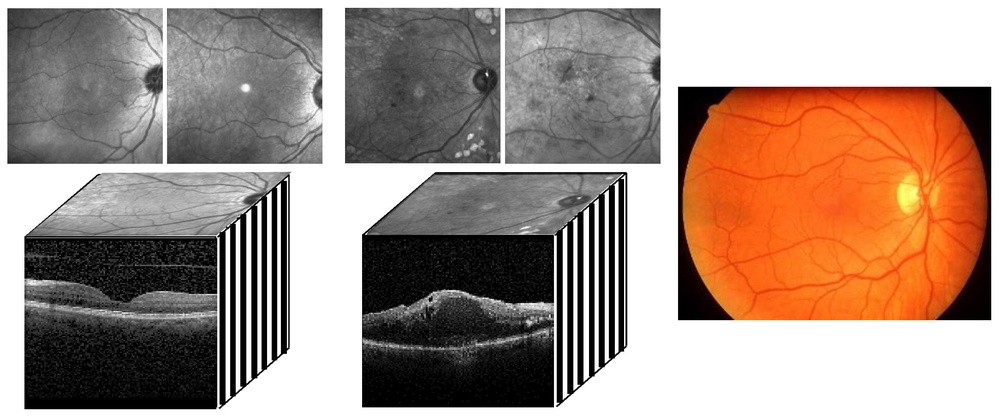
%> input picture Images/Retinal_Images.jpg, 1000 x 418 px, shrunk from 2168 x 906 before the run
$ octave --eval "result = Thickness_ROI(imread('../../Images/Retinal_Images.jpg'));"   (GNU Octave 9; MATLAB toolbox functions it lacks are replaced by stand-ins)
%> lines starting %> are read from the running program, lines starting %| are printed output that depends on the picture
function [ROI,Thick] = Thickness_ROI(BW)

% Finde Region Of Intrest from binary mask of OCT
% and Compute Thickness of ROI

% BW = Binary mask of OCT
% ROI = Region Of Intrest from BW (ROI=CL+OSL+VM+PRE = LAYER 8,9,10,12
%       In PRE.png picture)
% Thick = Thickness of ROI

se_c = strel('disk',5);
BW2 = imclose(BW,se_c);
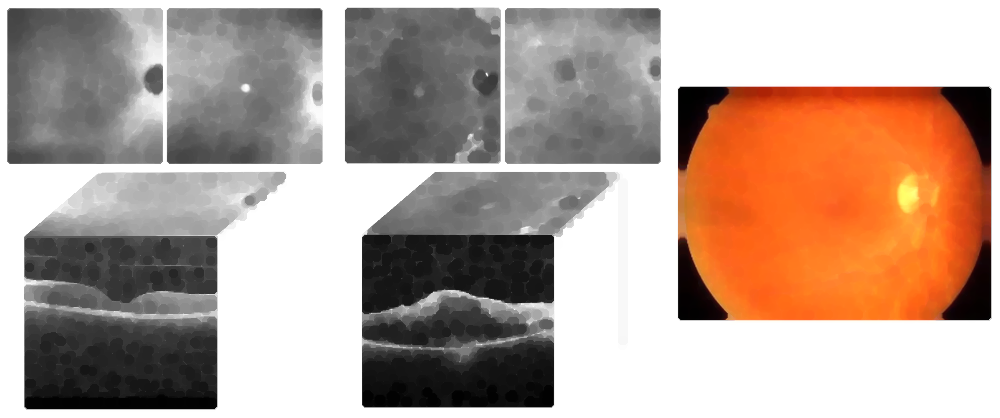
%> BW2: size 418x1000x3 uint8; mean R, G, B 180.1, 159, 147.3
BW2(1:end,1:5)=1;
BW2(1:end,end-4:end)=1;
BW2(1:5,1:end)=1;
BW2(end-4:end,1:end)=1;
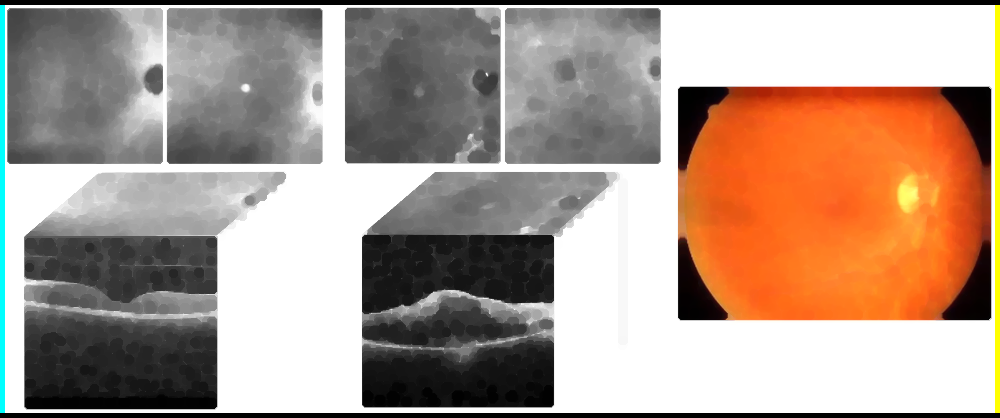
%> BW2: size 418x1000x3 uint8; mean R, G, B 172.8, 152.9, 140
BW3 = ~BW2;
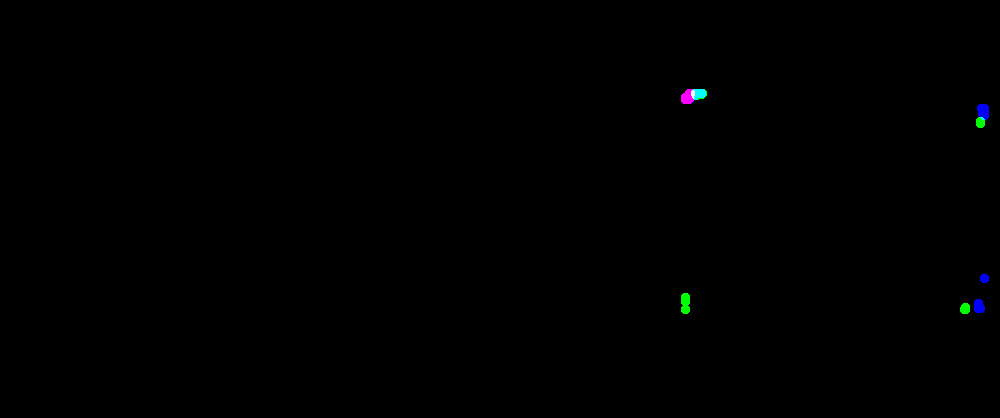
%> BW3: size 418x1000x3 logical; mean R, G, B 0.000402, 0.00119, 0.00153

CC1 = bwconncomp(BW3);
%> CC1 = 6 connected components
numPixels1 = cellfun(@numel,CC1.PixelIdxList);
%> numPixels1 = [593 169 94 251 129 69]
[~,idx1] = max(numPixels1);
%> idx1 = 1
if numel(idx1) == 0
    ROI = zeros(size(BW2,1),size(BW2,2));
    Thick = sum(ROI);
else

    BW3(CC1.PixelIdxList{idx1}) = 0;
    %
    CC2 = bwconncomp(BW3);
%> CC2 = 5 connected components
    numPixels2 = cellfun(@numel,CC2.PixelIdxList);
%> numPixels2 = [169 94 251 129 69]
    [~,idx2] = max(numPixels2);
%> idx2 = 3
    BW3(CC2.PixelIdxList{idx2}) = 0;
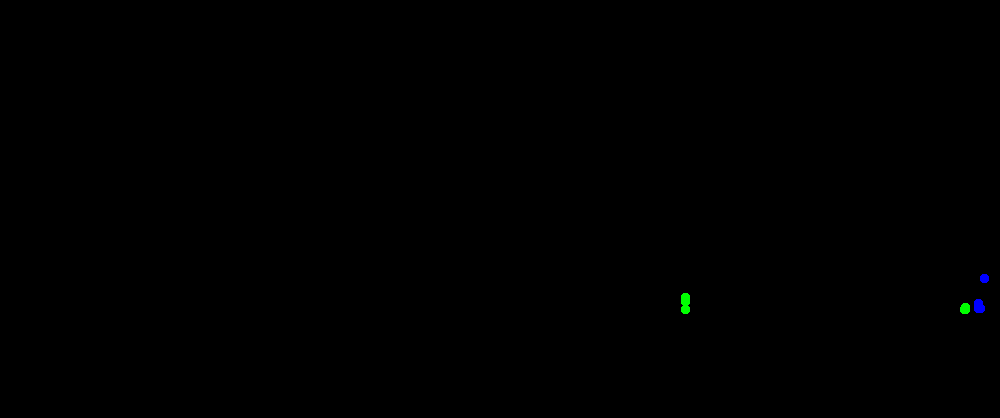
%> BW3: size 418x1000x3 logical; mean R, G, B 0, 0.000629, 0.000474

    ROI = double(BW3)*255;
    Thick = sum(ROI);
    % Thick = (Thick-min(Thick))./(max(Thick)-min(Thick));
end
end
